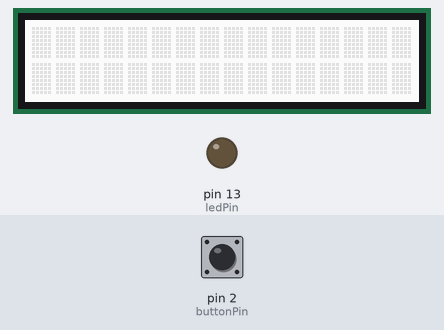
The sketch below on a simulated Arduino Uno, built with avr-gcc and run on an emulated ATmega328P. Shown: 16×2 character LCD, output pins drawn as LEDs (lit = HIGH). Dashed ring = blinking. Inputs (shaded band) come from the test bench; at power-on: pin 2 (buttonPin) HIGH.

Above: at 1.2 s.
1.3 s: pin 2 (buttonPin) pulled LOW for 0.15 s
At 2.2 s:
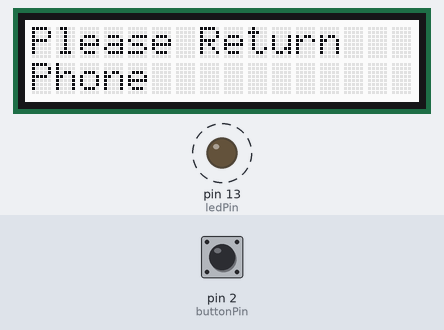
4.4 s: pin 2 (buttonPin) pulled LOW for 1 s
At 7.8 s:
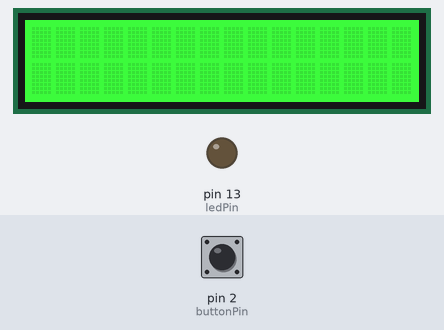
8.4 s: pin 2 (buttonPin) pulled LOW for 3.2 s
At 8.8 s:
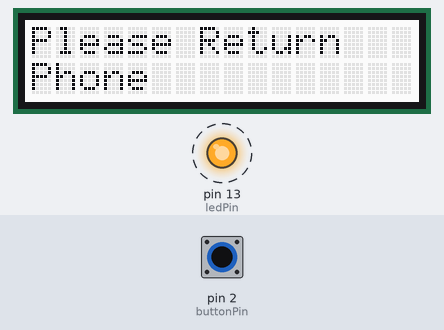
Timing chart, 0 to 14.4 s (numbered marks = the images above; inputs shaded):
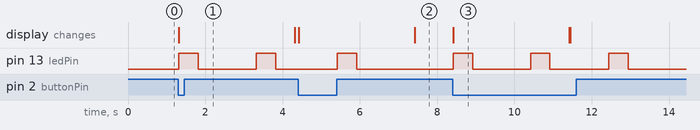

Measured:
- after the input at 1.3 s, pin 13 (ledPin): alternates HIGH for 0.50 s and LOW for 1.5 s, starting at once; the display: changes at once (image 1)
- after the input at 4.4 s, pin 13 (ledPin): LOW → HIGH after 1.0 s, → LOW 0.50 s later; the display: first changes at once (image 2 shows a later state)
- after the input at 8.4 s, pin 13 (ledPin): alternates HIGH for 0.50 s and LOW for 1.5 s, 6 changes in all, then stays LOW, starting at once; the display: changes at once (image 3)

The sketch:

LCD_Light_Output.ino
```cpp
#include <Wire.h>
#include "rgb_lcd.h"

rgb_lcd lcd;

const int buttonPin = 2;
const int ledPin = 13;
int buttonState = 0;
bool ledState = false;

void setup() {
  lcd.begin(16, 2);
  pinMode(buttonPin, INPUT);
  pinMode(ledPin, OUTPUT);
}

void loop() {
  buttonState = digitalRead(buttonPin);

  if (buttonState == LOW) {
    lcd.setRGB(255, 255, 255); // Set backlight color to white (RGB values: 255, 255, 255)
    lcd.setCursor(0, 0);
    lcd.print("Please Return");
    lcd.setCursor(0, 1);
    lcd.print("Phone");

    for (int i = 0; i < 3; i++) {
      ledState = !ledState;
      digitalWrite(ledPin, ledState);
      delay(500);
      digitalWrite(ledPin, LOW);
      delay(500);
    }

    lcd.clear();
    lcd.setRGB(0, 255, 0); // Set backlight color to green (RGB values: 0, 255, 0)
  }
}
```
